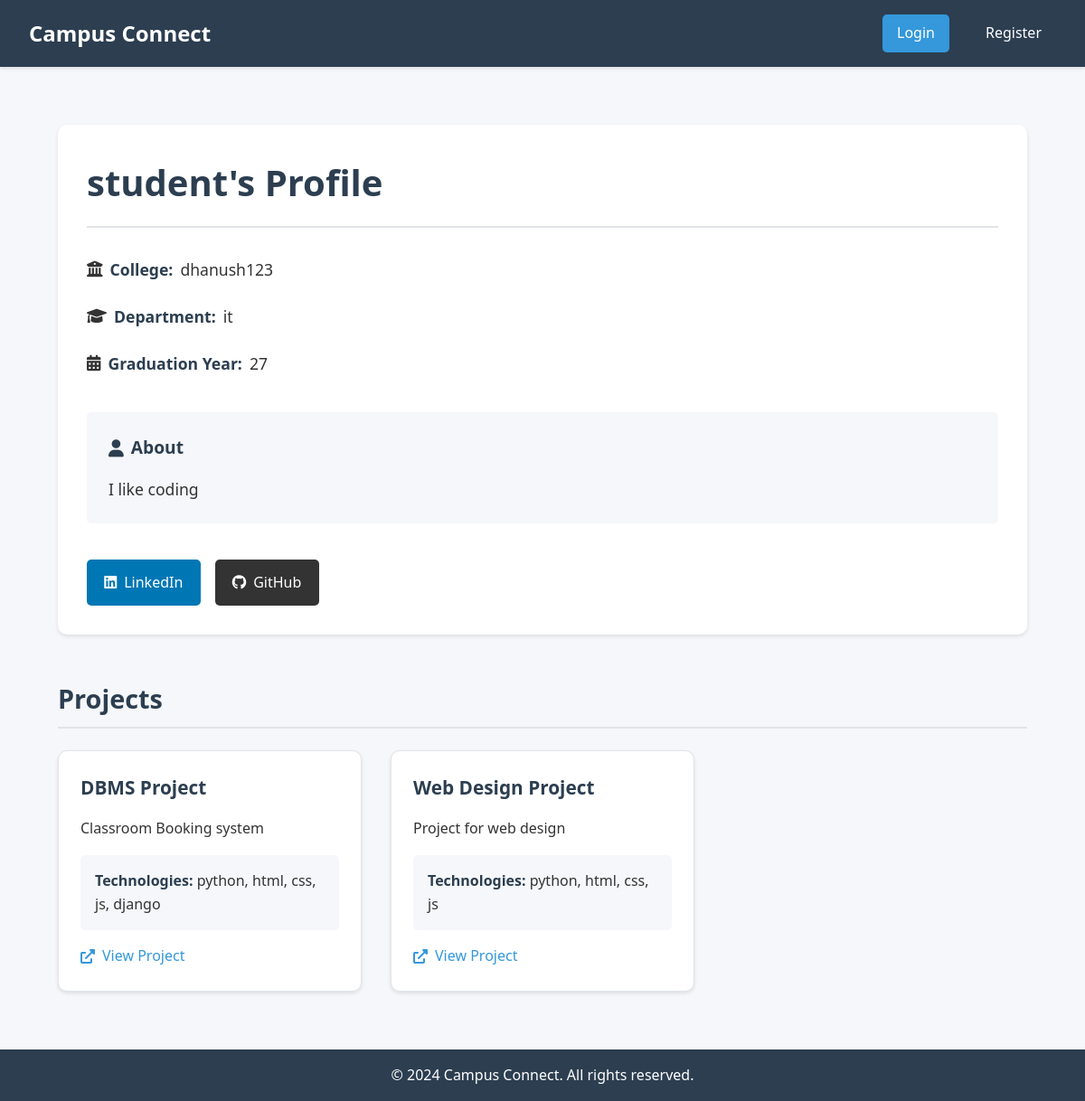
The page /user/student on the database its author committed.
### app.py (models this page shows)
class User(UserMixin, db.Model):
    id = db.Column(db.Integer, primary_key=True)
    username = db.Column(db.String(80), unique=True, nullable=False)
    email = db.Column(db.String(120), unique=True, nullable=False)
    password_hash = db.Column(db.String(120), nullable=False)
    college_name = db.Column(db.String(200))
    department = db.Column(db.String(100))
    graduation_year = db.Column(db.Integer)
    bio = db.Column(db.Text)
    linkedin_url = db.Column(db.String(200))
    github_url = db.Column(db.String(200))
    projects = db.relationship('Project', backref='author', lazy=True)

class Project(db.Model):
    id = db.Column(db.Integer, primary_key=True)
    title = db.Column(db.String(100), nullable=False)
    description = db.Column(db.Text, nullable=False)
    project_url = db.Column(db.String(200))
    technologies = db.Column(db.String(200))
    completion_date = db.Column(db.String(50))
    user_id = db.Column(db.Integer, db.ForeignKey('user.id'), nullable=False)

### app.py (the view)
@app.route('/user/<username>')
def user_profile(username):
    user = User.query.filter_by(username=username).first_or_404()
    return render_template('user_profile.html', user=user)

### templates/user_profile.html (shortened to what this page needs)
{% extends "base.html" %}
{% block content %}
<div class="profile-container">
    <div class="profile-header" data-aos="fade-up">
        <h2>{{ user.username }}'s Profile</h2>
        <div class="profile-info">
            {% if user.college_name %}
            <p><i class="fas fa-university"></i> <strong>College:</strong> {{ user.college_name }}</p>
            {% endif %}
            {% if user.department %}
            <p><i class="fas fa-graduation-cap"></i> <strong>Department:</strong> {{ user.department }}</p>
            {% endif %}
            {% if user.graduation_year %}
            <p><i class="fas fa-calendar-alt"></i> <strong>Graduation Year:</strong> {{ user.graduation_year }}</p>
            {% endif %}
            {% if user.bio %}
            <div class="bio">
                <h4><i class="fas fa-user"></i> About</h4>
                <p>{{ user.bio }}</p>
            </div>
            {% endif %}
            <div class="social-links">
                {% if user.linkedin_url %}
                <a href="{{ user.linkedin_url }}" target="_blank" class="social-link linkedin">
                    <i class="fab fa-linkedin"></i> LinkedIn
                </a>
                {% endif %}
                {% if user.github_url %}
                <a href="{{ user.github_url }}" target="_blank" class="social-link github">
                    <i class="fab fa-github"></i> GitHub
                </a>
                {% endif %}
            </div>
        </div>
    </div>
    <div class="projects-section">
        <h3>Projects</h3>
        <div class="projects-grid">
            {% for project in user.projects %}
            <div class="project-card" data-aos="fade-up" data-aos-delay="{{ loop.index * 100 }}">
                <h4>{{ project.title }}</h4>
                <p class="project-description">{{ project.description }}</p>
                {% if project.technologies %}
                <div class="technologies">
                    <strong>Technologies:</strong> {{ project.technologies }}
                </div>
                {% endif %}
                {% if project.project_url %}
                <a href="{{ project.project_url }}" target="_blank" class="project-link">
                    <i class="fas fa-external-link-alt"></i> View Project
                </a>
                {% endif %}
            </div>
            {% else %}
            <p class="no-projects">
                <i class="fas fa-folder-open fa-3x"></i>
                <br><br>
                No projects added yet.
            </p>
            {% endfor %}
        </div>
    </div>
</div>
{% endblock %}

### templates/base.html (style rules this page uses)
:root { --primary-color: #3498db; --primary-dark: #2980b9; --secondary-color: #2c3e50; --background-color: #f5f7fa; --text-color: #333; --border-color: #e1e4e8; --error-color: #dc3545; --error-bg: #f8d7da; --error-border: #f5c6cb; --border-radius: 10px; --border-radius-sm: 5px; --shadow-sm: 0 2px 4px rgba(0, 0, 0, 0.1); --shadow-md: 0 4px 6px rgba(0, 0, 0, 0.1); --focus-shadow: 0 0 0 3px rgba(52, 152, 219, 0.1); --transition: all 0.3s ease; }
* { margin: 0; padding: 0; box-sizing: border-box; }
body { font-family: 'Segoe UI', Tahoma, Geneva, Verdana, sans-serif; line-height: 1.6; color: var(--text-color); background-color: var(--background-color); min-height: 100vh; display: flex; flex-direction: column; }

### templates/user_profile.html (style rules this page uses)
.profile-container { max-width: 1200px; margin: 0 auto; padding: 2rem; }
.profile-header { background: white; border-radius: var(--border-radius); padding: 2rem; margin-bottom: 2rem; box-shadow: var(--shadow-sm); transition: var(--transition); }
.profile-header h2 { color: var(--secondary-color); font-size: 2.5rem; margin-bottom: 2rem; border-bottom: 2px solid var(--border-color); padding-bottom: 1rem; }
.profile-info { display: grid; gap: 1.5rem; }
.profile-info p { margin: 0; color: var(--text-color); font-size: 1.1rem; display: flex; align-items: center; gap: 0.5rem; }
.profile-info strong { color: var(--secondary-color); font-weight: 600; }
.bio { background: var(--background-color); padding: 1.5rem; border-radius: var(--border-radius-sm); margin-top: 1rem; }
.bio h4 { color: var(--secondary-color); margin-bottom: 1rem; font-size: 1.2rem; display: flex; align-items: center; gap: 0.5rem; }
.bio p { color: var(--text-color); line-height: 1.6; margin: 0; }
.social-links { display: flex; gap: 1rem; margin-top: 1rem; flex-wrap: wrap; }
.social-link { display: inline-flex; align-items: center; gap: 0.5rem; padding: 0.8rem 1.2rem; border-radius: var(--border-radius-sm); text-decoration: none; color: white; font-weight: 500; transition: var(--transition); }
.social-link.linkedin { background-color: #0077b5; }
.social-link.github { background-color: #333; }
.projects-section { margin-top: 3rem; }
.projects-section h3 { color: var(--secondary-color); font-size: 1.8rem; margin-bottom: 1.5rem; padding-bottom: 0.5rem; border-bottom: 2px solid var(--border-color); }
.projects-grid { display: grid; grid-template-columns: repeat(auto-fill, minmax(300px, 1fr)); gap: 2rem; }
.project-card { background: white; border-radius: var(--border-radius); padding: 1.5rem; box-shadow: var(--shadow-sm); transition: var(--transition); border: 1px solid var(--border-color); position: relative; }
.project-card h4 { color: var(--secondary-color); font-size: 1.3rem; margin-bottom: 1rem; }
.project-description { color: var(--text-color); margin-bottom: 1rem; line-height: 1.6; }
.technologies { background: var(--background-color); padding: 1rem; border-radius: var(--border-radius-sm); margin-bottom: 1rem; }
.technologies strong { color: var(--secondary-color); }
.project-link { display: inline-flex; align-items: center; gap: 0.5rem; color: var(--primary-color); text-decoration: none; font-weight: 500; transition: var(--transition); }

### rows shown on the page
User: username "student", college_name "dhanush123", department "it", graduation_year "27", bio "I like coding"
Project: title "DBMS Project", description "Classroom Booking system", technologies "python, html, css, js, django"
Project: title "Web Design Project", description "Project for web design", technologies "python, html, css, js"
